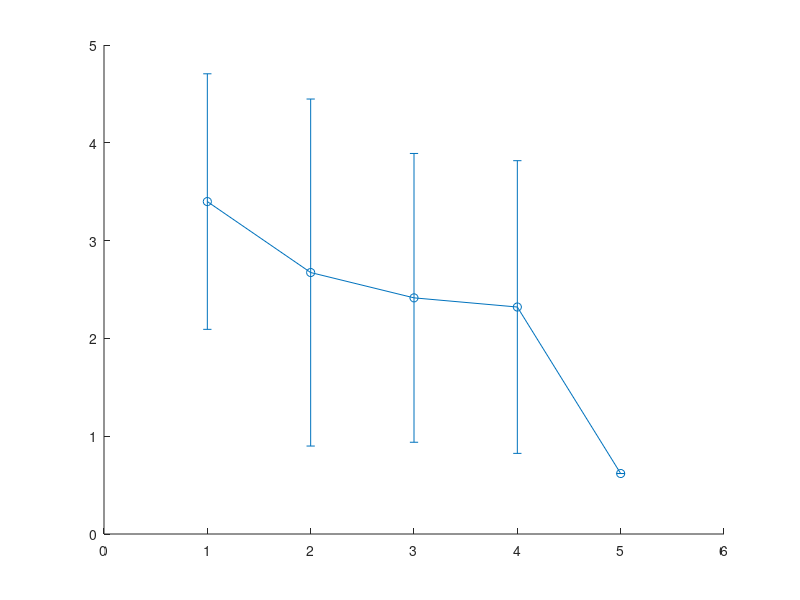

MATLAB code for this plot: (Note: this script raises an error after producing the figure.)
% meansIndexCamp = [2.9786; 2.8027; 2.3384; 2.4685; 2.2642];
% meansIndexCampW = [0.9307; 1.2669; 0.9402; 1.0010; 0.9683];
% meansIndexCamp1 = [4.2285; 4.3999; 2.3488; 1.5658; 1.9085];
% meansIndexCampW1 = [1.2017; 2.2469; 0.5001; 0.4161; 0.8050];
% 
% % Number of values (weights) for each mean
% n1 = 15;  % For meansIndexCamp and meansIndexCampW
% n2 = 5;   % For meansIndexCamp1 and meansIndexCampW1
% 
% % Initialize vectors to store the combined means
% meansIndexCampSum = zeros(size(meansIndexCamp));
% meansIndexCampWSum = zeros(size(meansIndexCamp1));
% 
% % Compute the combined means element-wise using the weighted mean formula
% for i = 1:length(meansIndexCamp)
%     meansIndexCampSum(i) = ((n1 * meansIndexCamp(i)) + (n2 * meansIndexCamp1(i))) / (n1 + n2);
%     meansIndexCampWSum(i) = ((n1 * meansIndexCampW(i)) + (n2 * meansIndexCampW1(i))) / (n1 + n2);
% end
% 
% stdIndexCamp1 = [1.2005; 7.0776; 10.0930; 10; 10];
% stdIndexCampW1 = [25.3067; 3.7392; 6.6867; 10; 10];
% 
% stdIndexCamp = [2.5194; 7.0328; 8.0062; 10; 10]%; 8.5729];
% stdIndexCampW = [1.9466; 2.9176; 2.6047; 10; 10]%; 62.9990];
% 
% % Sum of the vectors
% meansIndexCampSum = meansIndexCamp1 + 15*meansIndexCamp;
% meansIndexCampWSum = meansIndexCampW1 + 15*meansIndexCampW;
% 
% % Sum of the standard deviations (assuming independence)
% stdIndexCamp = [1.0398; 1.8042; 1.2979; 1.6975];
% stdIndexCampW = [0.3874; 1.2172; 0.8597; 0.5861];
% 
% meansIndexCamp = [2.9786; 2.8027; 2.4034; 2.2642];
% meansIndexCampW = [0.9307; 1.2669; 0.9706; 0.9683];

stdIndexCamp = [1.3065; 1.7741; 1.4764; 1.4964; 0];
stdIndexCampW = [0.2890; 1.1845; 0.9640; 0.9119; 0];

meansIndexCamp = [3.3991; 2.6735; 2.4146; 2.3208; 0.6184];
meansIndexCampW = [1.0931; 1.0024; 1.02778; 1.1097; -0.5574];

% Plotting the mean results with std error bars
num_scenarios = length(meansIndexCamp);

figure;
hold on;

% Plot mean and std for indexCamp (with reallocation)
errorbar(1:num_scenarios, meansIndexCamp, stdIndexCamp, '-o', 'DisplayName', 'With Reallocation');

% Plot mean and std for indexCampW (without reallocation)
errorbar(1:num_scenarios, meansIndexCampW, stdIndexCampW, '-x', 'DisplayName', 'Without Reallocation');

% Add title and labels
title('Mean Index Values with and without Reallocation across Scenarios');
xlabel('Scenario');
ylabel('Mean Index Value');
xticks(1:num_scenarios);
xticklabels({'2H2R', '3H2R', '4H2R', '5H2R'});
grid on;

% Add a legend to distinguish the two plots
legend;

% Display the plot
drawnow;
